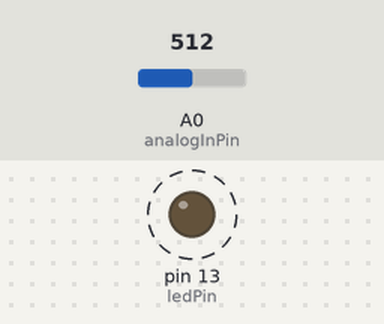
Bench run of a sketch on a simulated Arduino Uno, built with avr-gcc and run on an emulated ATmega328P. Shown: output pins drawn as LEDs (lit = HIGH). Dashed ring = blinking. Inputs (shaded band) come from the test bench; at power-on: A0 (analogInPin) = 512.

Above: at 1.8 s.
1.9 s: A0 (analogInPin) set to 0
At 2.4 s:
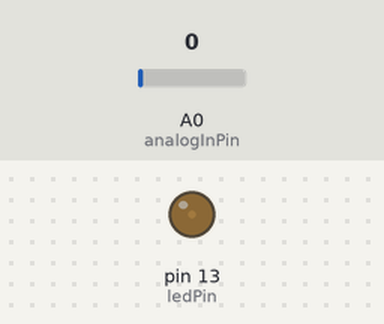
3.6 s: A0 (analogInPin) set to 122
At 3.9 s:
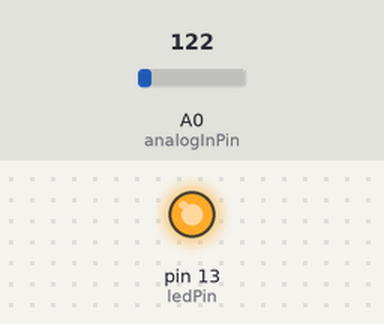
Timing chart, 0 to 13.1 s (numbered marks = the images above; inputs shaded):
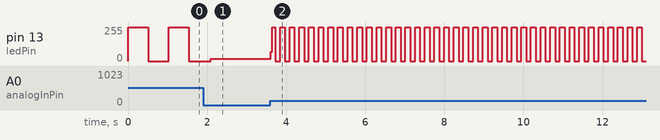

Measured:
- after the input at 3.6 s, pin 13 (ledPin): 16/255 → 69/255 at once, then moves between 0/255 and 255/255, repeating every 0.24 s
- by itself, pin 13 (ledPin): alternates 255/255 for 0.51 s and 0/255 for 0.51 s

The sketch:

potentiometer.ino
```cpp
// the external LED is attached to this pin .
// onboard LED is attached to pin 13 ,
int ledPin = 13;
// slider of potentiometer attached to this analog input
int analogInPin = 0;
// On and off time in milliseconds for the light
int delayTime = 300;
void setup () {
// configure ledPin to be a digital output
pinMode ( ledPin , OUTPUT );
}
void loop () {
// read the voltage on the analog input and convert
// into an integer value in the range [0 , 1023]
delayTime = analogRead ( analogInPin );
digitalWrite ( ledPin , HIGH );
delay ( delayTime );
digitalWrite ( ledPin , LOW );
delay ( delayTime );
}
```
